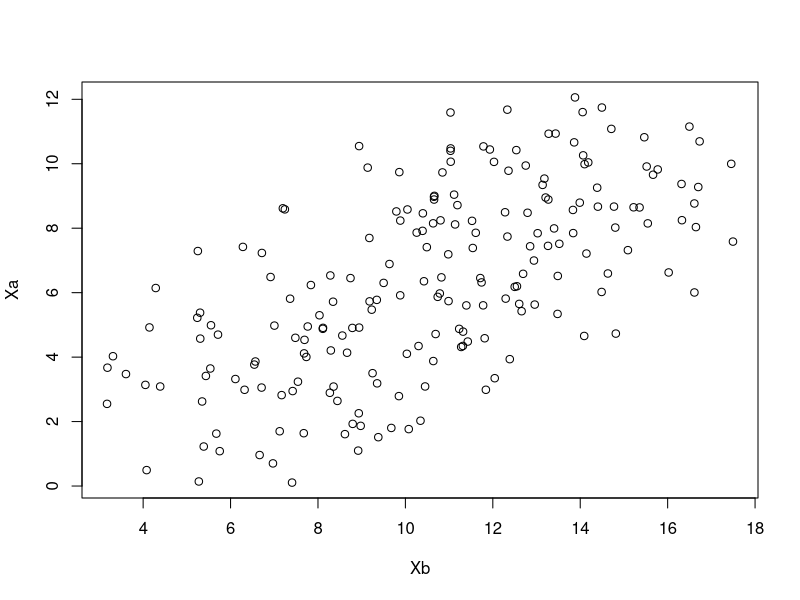

Generate this figure with R: (Note: this script raises an error after producing the figure.)
#Erin Barton
#NRE538
#3.13.2017

#Lab Write-Up 9

#Exercise 1: Manipulate the above code to reduce the correlation between X1 and X2 
#and recalculate the regression coefficients. Explain what you find.
Y1 = seq(from=0, to=20, by=0.1)
Xa = (Y1-2)/3 + runif(length(Y1), min=0.5, max=7)
Xb = (Y1+3)/2 + runif(length(Y1), min=0.5, max=7)
df = as.data.frame(cbind(Y1, Xa, Xb))
summary(lm(Y1~Xa, data=df))
summary(lm(Y1~Xb, data=df))
summary(lm(Y1~Xa+Xb, data=df))
plot(Xa~Xb)
cor(Xa,Xb)
#Increasing the denominator decreases the amount of correlation between the two 
#variables, but manipulating the numerator does not. This is likely because the denominator 
#is the slope, or regression coefficient. Increasing the amount of noise also decreases
#the amount of correlation. This is because the noise is random and more of it creates
#more differentiation between the two models. 

#Exercise 2: Compare a third model with ozone variable with third independent variable to mod1
#and mod2 using anova. Does it explain more variance? Does it give you a reasonable estimate of 
#regression coefficients? 
mod1=lm(Temp~Wind, data=airquality1)
summary(mod1)
mod2 = lm(Temp~Wind+Solar.R, data=airquality1)

summary(mod2)
mod3=lm(Temp~Wind+Solar.R+Ozone, data=airquality1)
summary(mod3)

anova(mod1,mod2, mod3)
#This comparison shows that mod3 explains a greater amount of variance than mod1 or mod2. 
#We can tell because the p-value is very low, which indicates that the probability of observing 
#the model differences given random processes is very low. This means that mod3 explains more variance
#than mod2. 

#Bonus: Calculate RSS of two models, F stat, and pval without using anova()
n=length(airquality1)

res1 <- residuals(mod1)
RSS1 <- sum(res1^2)
res2 <- residuals(mod2)
RSS2 <- sum(res2^2)
Fstat1 <- ((RSS1-RSS2)/1)/(RSS2/n-3)
Fstat1

#Exercise 3: Compare the AIC of the three models above, mod1, mod2, mod3. Do you have different
#conclusions in terms of which model performs better? 
AIC(mod1, mod2, mod3)
#According to the AIC, mod3 performs better. This is the same result that came out of the anova comparison. 
